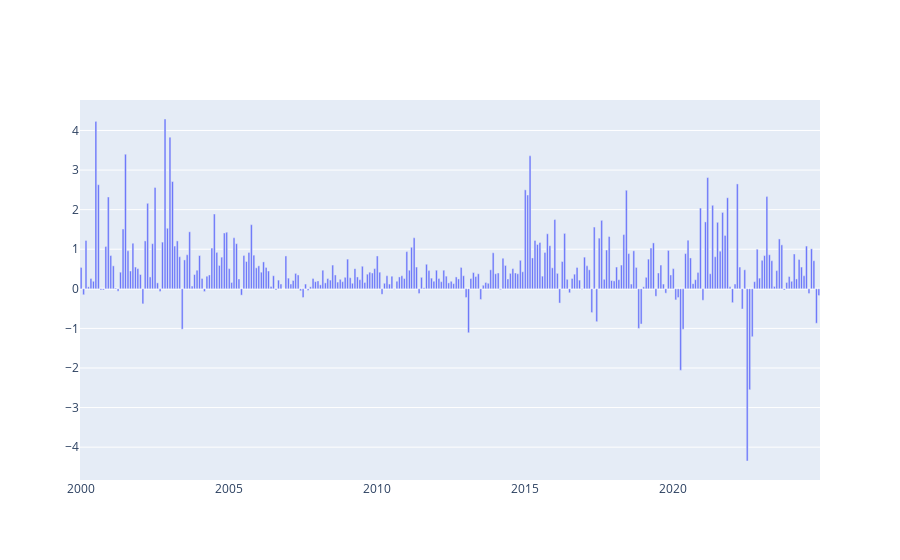

Source (notebook cell):
### Code cell
#Preços administrados
#BCB/4448 - Bens não comercalizaveis
#BCB/4447 - Bens comercalizaveis

#ipca_adm = nasdaqdatalink.get('BCB/4449', start_date = '2000-01-01')
ipca_adm = extracao_bcb(4449, '01/01/2000', data_fim=pd.to_datetime(datetime.today().date()).strftime('%d/%m/%Y'))

fig = go.Figure()
fig.add_trace(go.Bar(name='IPCA_ADM', x=ipca_adm.index, y=ipca_adm.Value))
fig.show()

### Figure 1 — Plotly figure (JSON) as saved in the notebook; plotly's stock layout.template omitted (floating-point values rounded to 4 significant figures; data arrays with more than 128 entries replaced by an {"elided": "..."} marker saying what was removed)
{"data": [{"name": "IPCA_ADM", "type": "bar", "x": {"elided": "300 str values"}, "y": {"elided": "300 float values"}}], "layout": {}}
